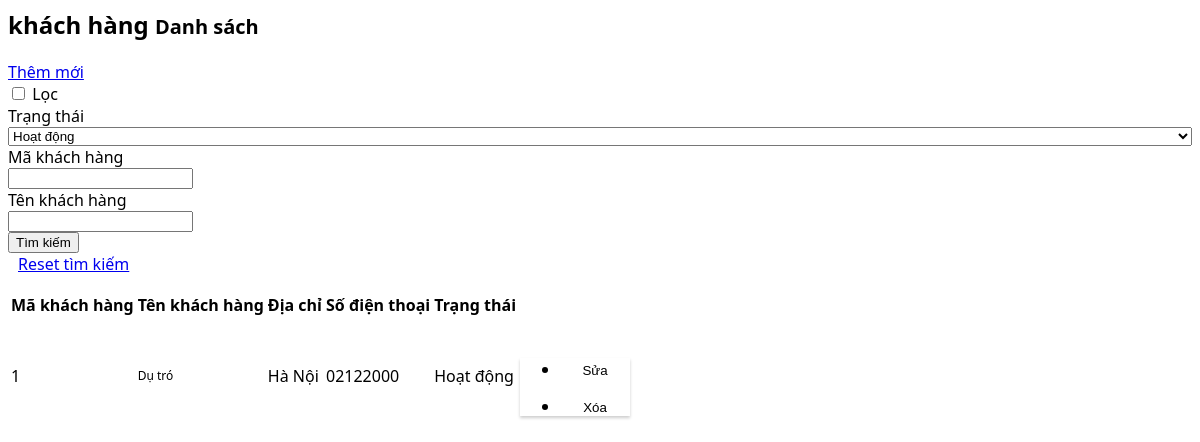
Screenshot of /views/khachhang/index.php with the database file from the repository.
### tables this page shows
CREATE TABLE `khachhang` (
  `IdKhachHang` bigint(20) UNSIGNED NOT NULL,
  `TenKhachHang` varchar(255) NOT NULL,
  `DiaChi` varchar(255) NOT NULL,
  `SoDT` varchar(255) NOT NULL,
  `TrangThai` int(11) NOT NULL,
  `created_at` timestamp NULL DEFAULT NULL,
  `updated_at` timestamp NULL DEFAULT NULL
);

### models/KhachHang.php (called while the page is built, shortened)
<?php
require_once 'models/Model.php';
class KhachHang extends Model
{
    private $cn;
		function __construct(){
			$this->cn = new Model();
		}
    public function DanhSachKhachHang($hoatdong=false)
    {
      if(!$hoatdong)
        $sql = "SELECT * FROM khachhang";
      else
        $sql = "SELECT * FROM khachhang WHERE TrangThai = 1";
      return $this->cn->FetchAll($sql);
    }
}

### models/Model.php (called while the page is built, shortened)
<?php
class Model {
  private $DB_NAME = 'karaoke';
  private $DB_USERNAME = 'root';
  private $DB_PASSWORD = '';
  private $link;
  public function __construct() {
    $this->link=mysqli_connect("localhost",$this->DB_USERNAME,$this->DB_PASSWORD,$this->DB_NAME);
  }
  function ExecuteQuery($sql)
	{
		mysqli_query($this->link,"set names 'utf8'");
		return mysqli_query($this->link, $sql);
	}
	function FetchAll($sql)
	{
		$result=$this->ExecuteQuery($sql);
		$arr=array();
		while($row=mysqli_fetch_assoc($result))
		{
			$arr[]=$row;
		}
		return $arr;
	}
}

### views/khachhang/index.php (the view, shortened to what this page needs)
<?php
    if(isset($_REQUEST["searchForm"])){
        $form = $_REQUEST["searchForm"];
        $KhachHang = new KhachHang();
        $KhachHangs = $KhachHang->TimKiem($form['maKhachHang'], $form['TenKhachHang'], $form['trangThai']);
    }
    else{
        $KhachHang = new KhachHang();
        $KhachHangs = $KhachHang->DanhSachKhachHang();
    }
    $name = 'khách hàng';
?>
<div class="content-wrapper" id="pjax-container">
  <div id="app">
    <section class="content-header">
      <h1>
      <?php echo $name;?>
        <small>Danh sách</small>
      </h1>
    </section>
    <section class="content">
      <div class="row">
        <div class="col-md-12">
          <div class="box grid-box">
            <div class="box-header with-border">
              <div class="pull-right">
                <div class="btn-group pull-right grid-create-btn" style="margin-right: 10px">
                <a href="index.php?controller=KhachHang&action=add" class="btn btn-sm btn-success" title="Thêm mới">
                        <i class="fa fa-plus"></i><span class="hidden-xs">  Thêm mới</span>
                    </a>
                </div>
              </div>
              <div class="pull-left">
                <div class="btn-group" style="margin-right: 5px" data-toggle="buttons">
                  <label class="btn btn-sm btn-dropbox 611dfa7a100ec-filter-btn active" title="Lọc">
                  <input type="checkbox"><i class="fa fa-filter"></i><span class="hidden-xs">  Lọc</span>
                  </label>
                </div>
              </div>
            </div>
            <div class="box-header with-border  filter-box" id="filter-box">
              <form action="" class="form-horizontal" method="post">
                <div class="row">
                  <div class="col-md-12">
                    <div class="box-body">
                      <div class="fields-group">
                        <div class="form-group">
                          <label class="col-sm-2 control-label"> Trạng thái</label>
                          <div class="col-sm-8">
                            <select class="form-control type" name="searchForm[trangThai]" style="width: 100%;">
                              <option selected value="1">Hoạt động</option>
                            </select>
                          </div>
                        </div>
                        <div class="form-group">
                          <label class="col-sm-2 control-label"> Mã khách hàng</label>
                          <div class="col-sm-8">
                            <div class="input-group input-group-sm">
                              <input type="text" class="form-control name" name="searchForm[maKhachHang]" value="<?php echo isset($_POST["searchForm"]) ? $_POST["searchForm"]["maKhachHang"] : '' ?>">
                            </div>
                          </div>
                        </div>
                        <div class="form-group">
                          <label class="col-sm-2 control-label"> Tên khách hàng</label>
                          <div class="col-sm-8">
                            <div class="input-group input-group-sm">
                              <input type="text" class="form-control name" name="searchForm[TenKhachHang]" value="<?php echo isset($_POST["searchForm"]) ? $_POST["searchForm"]["TenKhachHang"] : '' ?>">
                            </div>
                          </div>
                        </div>
                      </div>
                    </div>
                  </div>
                </div>
                <div class="box-footer">
                  <div class="row">
                    <div class="col-md-12">
                      <div class="col-md-8">
                        <div class="btn-group pull-left">
                          <button class="btn btn-info submit btn-sm"><i class="fa fa-search"></i>Tìm kiếm</button>
                        </div>
                        <div class="btn-group pull-left " style="margin-left: 10px;">
                          <a href="index.php?controller=KhachHang&action=index" class="btn btn-default btn-sm"><i class="fa fa-undo"></i>  Reset tìm kiếm</a>
                        </div>
                      </div>
                    </div>
                  </div>
                </div>
              </form>
            </div>
            <div class="box-body table-responsive no-padding">
              <table class="table table-hover grid-table" id="grid-table611dfe8fce584">
                <thead>
                  <tr>
                    <th class="column-id">Mã khách hàng<a class="fa fa-fw fa-sort" href="https://truyenthanh.org.vn/auth/users?_pjax=%23pjax-container&amp;_sort%5Bcolumn%5D=id&amp;_sort%5Btype%5D=desc" aria-hidden="true"></a></th>
                    <th class="column-name">Tên <?php echo $name;?></th>
                    <th class="column-roles">Địa chỉ</th>
                    <th class="column-areaId">Số điện thoại</th>
                    <th class="column-stream_key">Trạng thái</th>
                  </tr>
                </thead>
                <tbody>
                  <?php
                    foreach($KhachHangs as $item){
                        if($item['TrangThai'])
                            $tt = '<span class="label label-info">Hoạt động</span>';
                        else
                            $tt = '<span class="label label-danger">Không hoạt động</span>';
                        echo '<tr>
                        <td class="column-id">
                        '.$item['IdKhachHang'].'
                        </td>
                        <td class="column-username">
                        <span class="label label-success" style="font-size:12px;">'.$item['TenKhachHang'].'</span>
                        </td>
                        <td class="column-name">
                        '.$item['DiaChi'].'
                        </td>
                        <td class="column-roles">
                        '.$item['SoDT'].'
                        </td>
                        <td class="column-stream_key">
                        '.$tt.'
                        </td>
                        <td class="column-__actions__">
                          <div class="grid-dropdown-actions dropdown">
                            <a href="#" style="padding: 0 10px;" class="dropdown-toggle" data-toggle="dropdown">
                            </a>
                            <ul class="dropdown-menu" style="min-width: 70px !important;box-shadow: 0 2px 3px 0 rgba(0,0,0,.2);border-radius:0;left: -65px;top: 5px;">
                            <li>
                            <form method="post" action="index.php?controller='.$_REQUEST['controller'].'&action=edit">
                                <input hidden class="hidden" type="text" name="editForm[maKhachHang]" value="'.$item['IdKhachHang'].'">
                                <input hidden class="hidden" type="text" name="editForm[tenKhachHang]" value="'.$item['TenKhachHang'].'">
                                <input hidden class="hidden" type="text" name="editForm[diaChi]" value="'.$item['DiaChi'].'">
                                <input hidden class="hidden" type="text" name="editForm[SoDT]" value="'.$item['SoDT'].'">
                                <input hidden class="hidden" type="text" name="editForm[trangThai]" value="'.$item['TrangThai'].'">
                                <button style="background-color: transparent;width: 100%;border: none;" type="submit">Sửa</button>
                            </form>
                            </li>
                            <li>
                            <form method="post" action="">
                                <input hidden class="hidden" type="text" name="deleteForm[maKhachHang]" value="'.$item['IdKhachHang'].'">
                                <button style="background-color: transparent;width: 100%;border: none;" type="submit">Xóa</button>
                            </form>
                            </li>
                            </ul>
                          </div>
                        </td>
                      </tr>';
                    }
                  ?>
                </tbody>
              </table>
            </div>
          </div>
        </div>
      </div>
    </section>
  </div>
</div>

### rows the page displays
khachhang: IdKhachHang "1", TenKhachHang "Dụ tró", DiaChi "Hà Nội", SoDT "02122000", TrangThai "Hoạt động"

### other values shown
$name "khách hàng"
